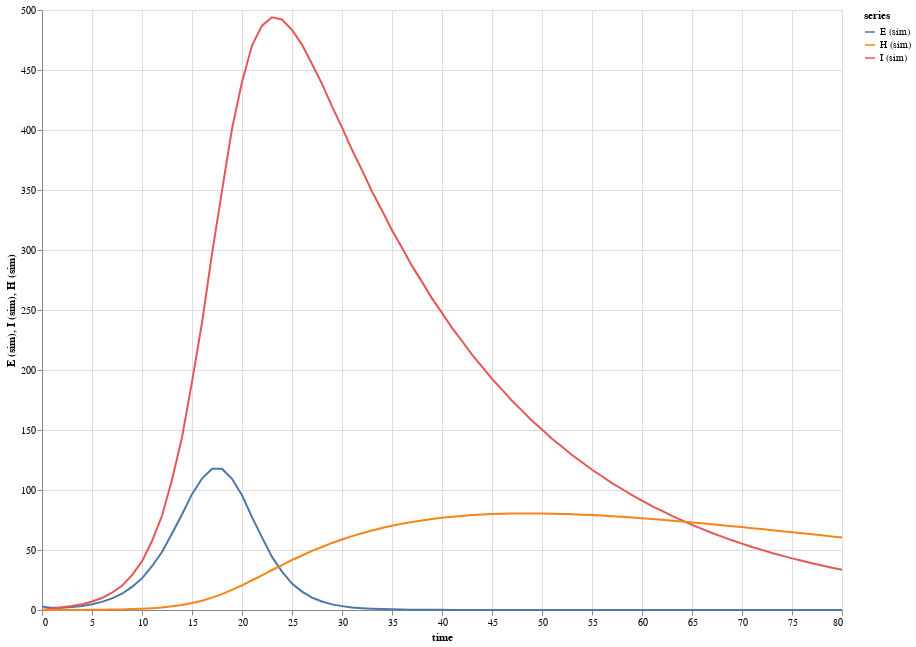

Source (notebook cell):
### Markdown cell above
Note that we can re-use series we have defined across multiple plots to just examine the values we're interested in:

### Code cell
plot("seirh sim EIH", [seirh_sim_E_series, seirh_sim_I_series, seirh_sim_H_series], time(seirh_sim), "time")

### Figure 1 — Vega-Lite specification as saved in the notebook (floating-point values rounded to 4 significant figures; data arrays with more than 128 entries replaced by an {"elided": "..."} marker saying what was removed)
{"$schema": "https://vega.github.io/schema/vega-lite/v4.json", "data": {"values": {"elided": "243 records"}}, "description": "", "height": 600, "layer": [{"encoding": {"color": {"field": "series", "type": "nominal"}, "x": {"field": "time", "type": "quantitative"}, "y": {"field": "E (sim)", "type": "quantitative"}}, "mark": "line"}, {"encoding": {"color": {"field": "series", "type": "nominal"}, "x": {"field": "time", "type": "quantitative"}, "y": {"field": "I (sim)", "type": "quantitative"}}, "mark": "line"}, {"encoding": {"color": {"field": "series", "type": "nominal"}, "x": {"field": "time", "type": "quantitative"}, "y": {"field": "H (sim)", "type": "quantitative"}}, "mark": "line"}], "width": 800}
